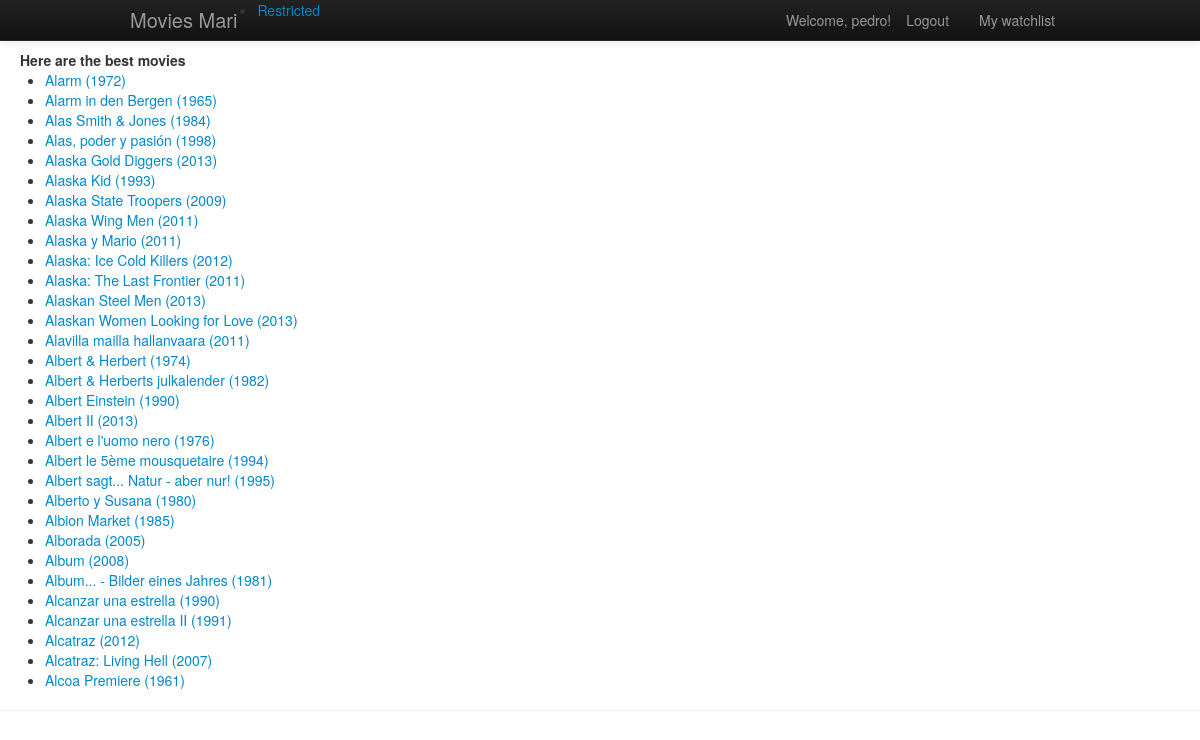
Page /movies/ (signed in) on the committed database.
### movies/models.py (models this page shows, shortened)
class Movie(models.Model):
    title = models.CharField(max_length=100, unique=True)
    year = models.CharField(max_length=50)
    imdb_rank = models.FloatField(default=0)
    imdb_votes = models.IntegerField(default=0)
    rating = models.FloatField(default=0)
    total_votes = models.IntegerField(default=0)

class MyUser(AbstractUser):
    watchlist = models.ManyToManyField(Movie)

### movies/views.py (the view)
def index(request):
    context = RequestContext(request)
    movies_list = Movie.objects.order_by('title')
    context_dict = {'boldmessage': "Here are the best movies", 'movies': movies_list}
    return render_to_response('movies/index.html', context_dict, context)

### templates/movies/index.html (shortened to what this page needs)
{% extends 'movies/base.html' %}
{% block body_block %}
<div style="margin-top:50px;margin-left:20px">
    <strong>{{ boldmessage }}</strong><br/>
    {% if movies %}
        <ul>
            {% for movie in movies %}
                <li><a href="/movies/movie/{{ movie.id }}">{{ movie.title }}  ({{ movie.year }})</a></li>
            {% endfor %}
        </ul>
    {% else %}
        <strong>There are no movies present.</strong>
    {% endif %}
</div>
{% endblock %}

### templates/movies/base.html (shortened to what this page needs)
<!DOCTYPE html>
{% load static %}
<html>
    <head>
        <link href="{% static "css/bootstrap.css" %}" rel="stylesheet" media="screen">
        <link href="{% static "css/app.css" %}" rel="stylesheet" media="screen">
    </head>
    <body>
        <div>
            {% block body_block %}PELICULAS{% endblock %}
        </div>
        <hr />
        <div class="navbar navbar-inverse navbar-fixed-top">
           <div class="navbar-inner">
               <div class="container">
                   <a class="brand" href="/movies/">Movies Mari</a>
                    <div class="nav-collapse collapse">
                           <ul class="nav pull-right">
                               {% if user.is_authenticated %}
                                <li class="navbar-text">Welcome, {{ user.username }}!</li>
                                <li><a href="/movies/logout/">Logout</a></li>
                                <li><a href="/movies/{{ user.id }}/mywatchlist"> My watchlist</a></li>
                               {% else %}
                                <li><a href="/movies/register/">Register</a></li>
                                <li><a href="/movies/login/">Login</a></li>
                               {% endif %}
                           </ul>
                           <ul>
                               {% if user.is_authenticated %}
                                <li><a href="/movies/restricted/">Restricted</a></li>
                               {% endif %}
                           </ul>
                    </div>
               </div>
           </div>
        </div>
    </body>
</html>

### rows in the picture
Movie: title "Alarm", year "1972"
Movie: title "Alarm in den Bergen", year "1965"
Movie: title "Alas Smith & Jones", year "1984"
Movie: title "Alas, poder y pasión", year "1998"
Movie: title "Alaska Gold Diggers", year "2013"
Movie: title "Alaska Kid", year "1993"
Movie: title "Alaska State Troopers", year "2009"
Movie: title "Alaska Wing Men", year "2011"
Movie: title "Alaska y Mario", year "2011"
Movie: title "Alaska: Ice Cold Killers", year "2012"
Movie: title "Alaska: The Last Frontier", year "2011"
Movie: title "Alaskan Steel Men", year "2013"
Movie: title "Alaskan Women Looking for Love", year "2013"
Movie: title "Alavilla mailla hallanvaara", year "2011"
Movie: title "Albert & Herbert", year "1974"
Movie: title "Albert & Herberts julkalender", year "1982"
Movie: title "Albert Einstein", year "1990"
Movie: title "Albert II", year "2013"
Movie: title "Albert e l'uomo nero", year "1976"
Movie: title "Albert le 5ème mousquetaire", year "1994"
Movie: title "Albert sagt... Natur - aber nur!", year "1995"
Movie: title "Alberto y Susana", year "1980"
Movie: title "Albion Market", year "1985"
Movie: title "Alborada", year "2005"
Movie: title "Album", year "2008"
Movie: title "Album... - Bilder eines Jahres", year "1981"
Movie: title "Alcanzar una estrella", year "1990"
Movie: title "Alcanzar una estrella II", year "1991"
Movie: title "Alcatraz", year "2012"
Movie: title "Alcatraz: Living Hell", year "2007"
Movie: title "Alcoa Premiere", year "1961"
MyUser: username "pedro"

### other values in the picture
{{ boldmessage }} "Here are the best movies"
